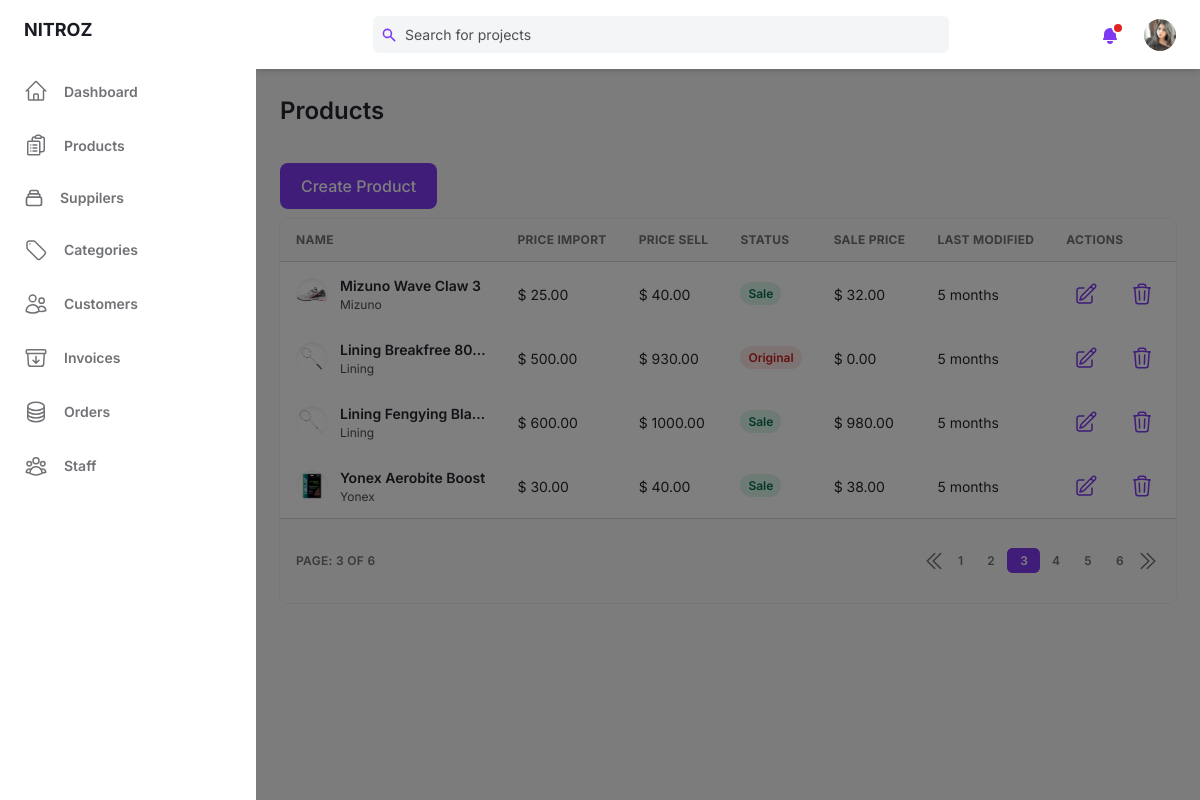
The app's page /super/product/?page=3 (signed in), older data.
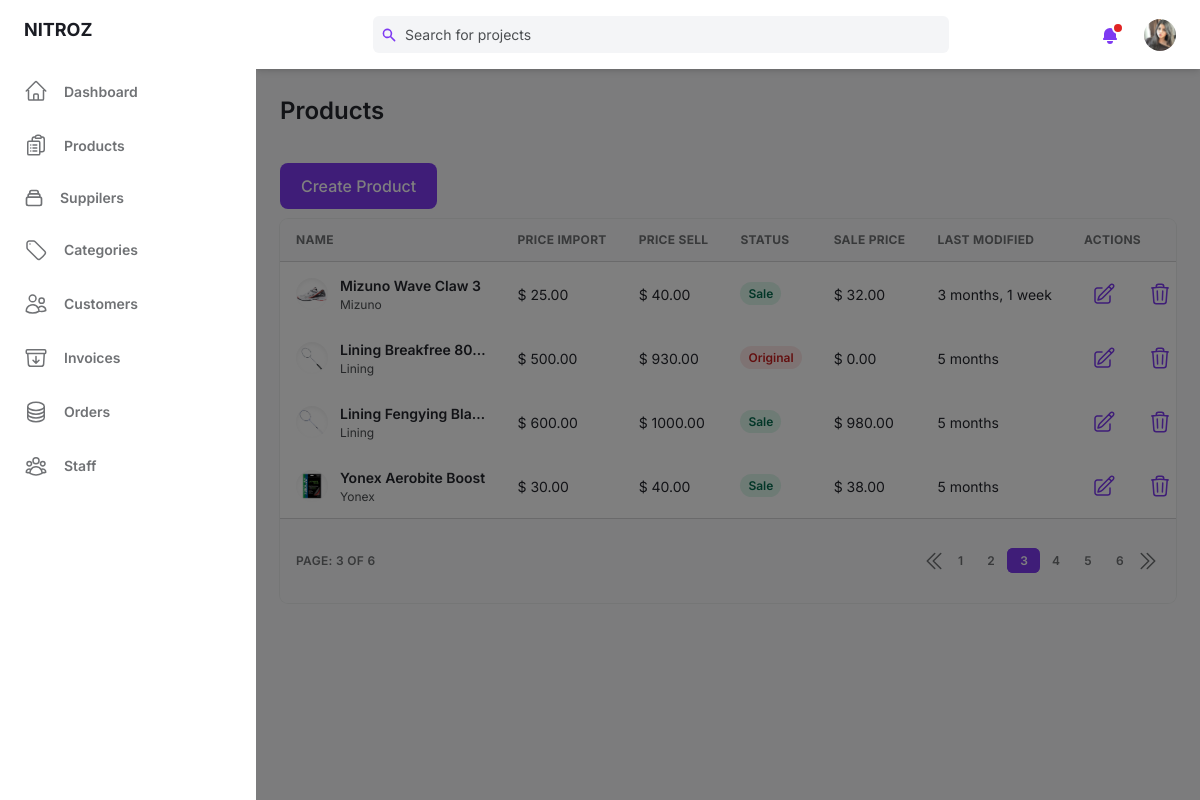
The same page, newer data.
### base/models.py (models this page shows, shortened)
class Product(models.Model):
    name = models.CharField(max_length=200)
    cat = models.ForeignKey(Category,on_delete=models.SET_NULL,null=True)
    price_im = models.DecimalField(max_digits=6,decimal_places=2,default=0.0,blank=True)
    price_sell = models.DecimalField(max_digits=6,decimal_places=2,default=0.0,blank=True)
    suppiler = models.ForeignKey(Suppiler,on_delete=models.CASCADE)
    quantity = models.PositiveIntegerField(default=0,blank=True,null=True)
    description = models.TextField(null=True,blank=True)
    image = models.ImageField(null=True,blank=True,default="product/product.jpg",upload_to='product')
    updated = models.DateTimeField(auto_now=True)
    created = models.DateTimeField(auto_now_add=True)
    is_sale = models.BooleanField(default=False)
    sale_price = models.DecimalField(max_digits=6,decimal_places=2,default=0.0,blank=True,null=True)
    @property
    def ImageURL(self):
        try:
            url = self.image.url
        except:
            url = ''
        return url

class Suppiler(models.Model):
    name = models.CharField(max_length=200)
    phone = models.CharField(max_length=10)
    address = models.TextField()
    cat = models.ManyToManyField(Category,blank=True)
    image = models.ImageField(null=True,blank=True,default="suppiler/defaultlogo.png",upload_to='suppiler')
    updated = models.DateTimeField(auto_now=True)
    def __str__(self):
        return self.name

### base/views.py (the view)
    def wrapper(request, *args, **kwargs):
        if not request.user.is_authenticated or not request.user.is_staff:
            messages.error(request,"You are not allow to do that action!")
            return redirect('admin_login')
        return view_func(request, *args, **kwargs)

### base/context_processors.py (called while the page is built)
def cart(request):
    return {'cart': Cart(request)}

### base/models.py (called while the page is built)
    @property
    def ImageURL(self):
        try:
            url = self.avatar.url
        except:
            url = ''
        return url

### base/views.py (called while the page is built)
def staff_required(view_func):
    def wrapper(request, *args, **kwargs):
        if not request.user.is_authenticated or not request.user.is_staff:
            messages.error(request,"You are not allow to do that action!")
            return redirect('admin_login')
        return view_func(request, *args, **kwargs)
    return wrapper

### base/templates/base/admin/product.html (shortened to what the changed rows need)
{% extends "admin/main.html" %}
{% block content %}
<main class="h-full pb-16 overflow-y-auto">
    <div class="container grid px-6 mx-auto">
      {% if pageView == 'read' %}
      <h2 class="my-6 text-2xl font-semibold text-gray-700 dark:text-gray-200">Products</h2>
      {% elif pageView == 'add' %}
      <h2 class="my-6 text-2xl font-semibold text-gray-700 dark:text-gray-200">Add Product</h2>
      {% elif pageView == 'edit' %}
      <h2 class="my-6 text-2xl font-semibold text-gray-700 dark:text-gray-200">Edit Product</h2>
      {% endif %}
      {% if pageView == 'read' %}
      <div class="w-full overflow-hidden rounded-lg shadow-xs">
        <div class="w-full overflow-x-auto">
            <table class="w-full whitespace-no-wrap">
                <thead>
                <tr class="text-xs font-semibold tracking-wide text-left text-gray-500 uppercase border-b dark:border-gray-700 bg-gray-50 dark:text-gray-400 dark:bg-gray-800">
                    <th class="px-4 py-3">Name</th>
                    <th class="px-4 py-3">Price Import</th>
                    <th class="px-4 py-3">Price Sell</th>
                    <th class="px-4 py-3">Status</th>
                    <th class="px-4 py-3">Sale Price</th>
                    <th class="px-4 py-3">Last Modified</th>
                    <th class="px-4 py-3">Actions</th>
                </tr>
                </thead>
                {% for product in page.object_list %}
                <tbody class="bg-white divide-y dark:divide-gray-700 dark:bg-gray-800">
                <tr class="text-gray-700 dark:text-gray-400">
                    <td class="px-4 py-3">
                    <div class="flex items-center text-sm">
                        <div class="relative hidden w-8 h-8 mr-3 rounded-full md:block">
                        <img
                            class="object-cover w-full h-full rounded-full"
                            src="{{product.ImageURL}}" alt="" loading="lazy"/>
                        <div class="absolute inset-0 rounded-full shadow-inner" aria-hidden="true"></div>
                        </div>
                        <div>
                        <p class="font-semibold">{{product.name|truncatechars:20}}</p>
                        <p class="text-xs text-gray-600 dark:text-gray-400">{{product.suppiler}}</p>
                        </div>
                    </div>
                    </td>
                    <td class="px-4 py-3 text-sm">$ {{product.price_im}}</td>
                    <td class="px-4 py-3 text-sm">$ {{product.price_sell}}</td>
                    <td class="px-4 py-3 text-xs">
                    {% if product.is_sale %}
                    <span class="px-2 py-1 font-semibold leading-tight text-green-700 bg-green-100 rounded-full dark:bg-green-700 dark:text-green-100">
                        Sale</span>
                    </td>
                    {% else %}
                    <span class="px-2 py-1 font-semibold leading-tight text-red-700 bg-red-100 rounded-full dark:text-red-100 dark:bg-red-700">
                        Original</span>
                    {% endif %}
                    </td>
                    <td class="px-4 py-3 text-sm">$ {{product.sale_price}}</td>
                    <td class="px-4 py-3 text-sm">{{product.updated|timesince}}</td>
                    <td class="px-4 py-3">
                    <div class="flex items-center space-x-4 text-sm">
                        <button class="flex items-center justify-between px-2 py-2 text-sm font-medium leading-5 text-purple-600 rounded-lg dark:text-gray-400 focus:outline-none focus:shadow-outline-gray"
                        aria-label="Edit"><a href="{% url 'updateProduct' product.id %}">
                        </a>
                        </button>
                        <button class="flex items-center justify-between px-2 py-2 text-sm font-medium leading-5 text-purple-600 rounded-lg dark:text-gray-400 focus:outline-none focus:shadow-outline-gray"
                        aria-label="Delete"><a href="{% url 'deleteProduct' product.id %}">
                        </a>
                        </button>
                    </div>
                    </td>
                </tr>
                </tbody>
                {% endfor %}
            </table>
        </div>
      </div>
      {% endif %}
    </div>
  </main>
{% endblock content %}

Row changes from the older to the newer data that the page shows:
changed Product "Mizuno Wave Claw 3": updated "5 months" → "3 months, 1 week"
